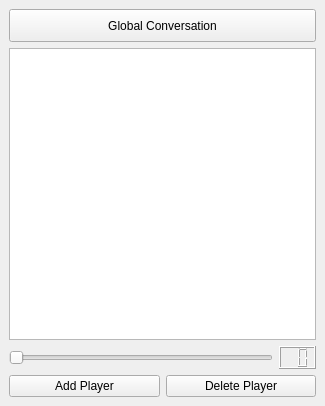
<?xml version="1.0" encoding="UTF-8"?>
<ui version="4.0">
 <class>UiUserListDockWidget</class>
 <widget class="QDockWidget" name="UiUserListDockWidget">
  <property name="geometry">
   <rect>
    <x>0</x>
    <y>0</y>
    <width>325</width>
    <height>406</height>
   </rect>
  </property>
  <property name="locale">
   <locale language="English" country="UnitedStates"/>
  </property>
  <property name="windowTitle">
   <string>Players List</string>
  </property>
  <widget class="QWidget" name="dockWidgetContents">
   <layout class="QVBoxLayout" name="verticalLayout">
    <item>
     <widget class="QPushButton" name="m_globalConversation">
      <property name="sizePolicy">
       <sizepolicy hsizetype="Expanding" vsizetype="Maximum">
        <horstretch>0</horstretch>
        <verstretch>0</verstretch>
       </sizepolicy>
      </property>
      <property name="minimumSize">
       <size>
        <width>0</width>
        <height>33</height>
       </size>
      </property>
      <property name="text">
       <string>Global Conversation</string>
      </property>
     </widget>
    </item>
    <item>
     <widget class="QTreeView" name="m_userlistview"/>
    </item>
    <item>
     <layout class="QHBoxLayout" name="horizontalLayout_2">
      <item>
       <widget class="QSlider" name="m_sizeSlider">
        <property name="locale">
         <locale language="English" country="UnitedStates"/>
        </property>
        <property name="maximum">
         <number>30</number>
        </property>
        <property name="orientation">
         <enum>Qt::Horizontal</enum>
        </property>
       </widget>
      </item>
      <item>
       <widget class="QLCDNumber" name="m_sizeDisplay">
        <property name="styleSheet">
         <string notr="true">font: 75 10pt &quot;Sans Serif&quot;;</string>
        </property>
        <property name="locale">
         <locale language="English" country="UnitedStates"/>
        </property>
        <property name="numDigits">
         <number>2</number>
        </property>
        <property name="digitCount">
         <number>2</number>
        </property>
        <property name="segmentStyle">
         <enum>QLCDNumber::Outline</enum>
        </property>
       </widget>
      </item>
     </layout>
    </item>
    <item>
     <layout class="QHBoxLayout" name="horizontalLayout">
      <item>
       <widget class="QPushButton" name="m_addPlayerButton">
        <property name="locale">
         <locale language="English" country="UnitedStates"/>
        </property>
        <property name="text">
         <string>Add Player</string>
        </property>
       </widget>
      </item>
      <item>
       <widget class="QPushButton" name="m_deletePlayerButton">
        <property name="locale">
         <locale language="English" country="UnitedStates"/>
        </property>
        <property name="text">
         <string>Delete Player</string>
        </property>
       </widget>
      </item>
     </layout>
    </item>
   </layout>
  </widget>
 </widget>
 <resources/>
 <connections>
  <connection>
   <sender>m_sizeSlider</sender>
   <signal>sliderMoved(int)</signal>
   <receiver>m_sizeDisplay</receiver>
   <slot>display(int)</slot>
   <hints>
    <hint type="sourcelabel">
     <x>98</x>
     <y>352</y>
    </hint>
    <hint type="destinationlabel">
     <x>302</x>
     <y>352</y>
    </hint>
   </hints>
  </connection>
 </connections>
</ui>
